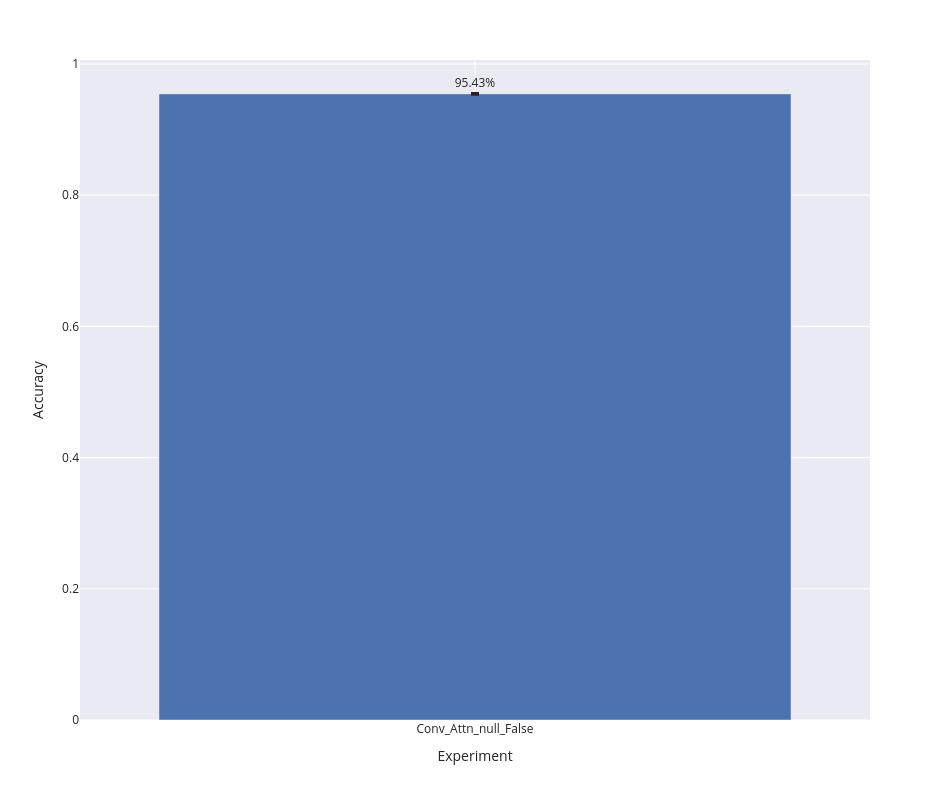

Notebook source saved alongside this figure:
### Code cell
bar_plot(label_wise_metrics_agg, 'accuracy')

### Figure 1 — Plotly figure (JSON) as saved in the notebook; plotly's stock layout.template omitted (floating-point values rounded to 4 significant figures)
{"data": [{"alignmentgroup": "True", "error_y": {"array": [0.001346]}, "hovertemplate": "expr=%{x}<br>accuracy_mean=%{text}<extra></extra>", "legendgroup": "", "marker": {"color": "rgb(76,114,176)", "pattern": {"shape": ""}}, "name": "", "offsetgroup": "", "orientation": "v", "showlegend": false, "text": [0.9543], "textposition": "outside", "texttemplate": "%{text:.2%}", "type": "bar", "x": ["Conv_Attn_null_False"], "xaxis": "x", "y": [0.9543], "yaxis": "y"}], "layout": {"barmode": "group", "height": 800, "legend": {"tracegroupgap": 0}, "margin": {"t": 60}, "width": 950, "xaxis": {"anchor": "y", "domain": [0, 1], "title": {"text": "Experiment"}}, "yaxis": {"anchor": "x", "domain": [0, 1], "title": {"text": "Accuracy"}}}}
